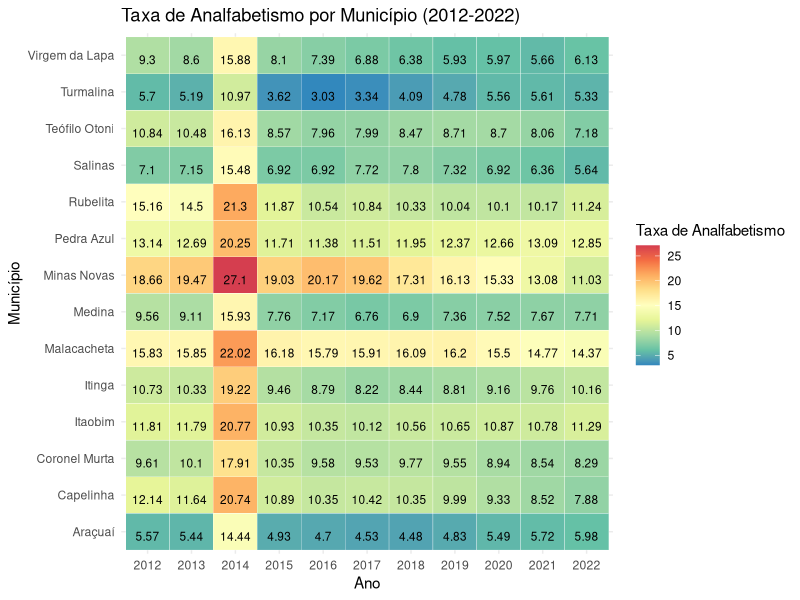
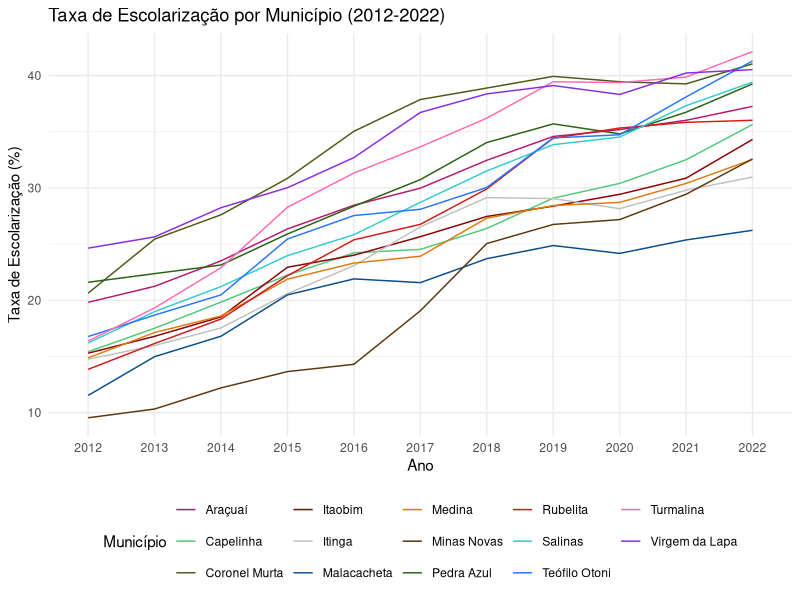
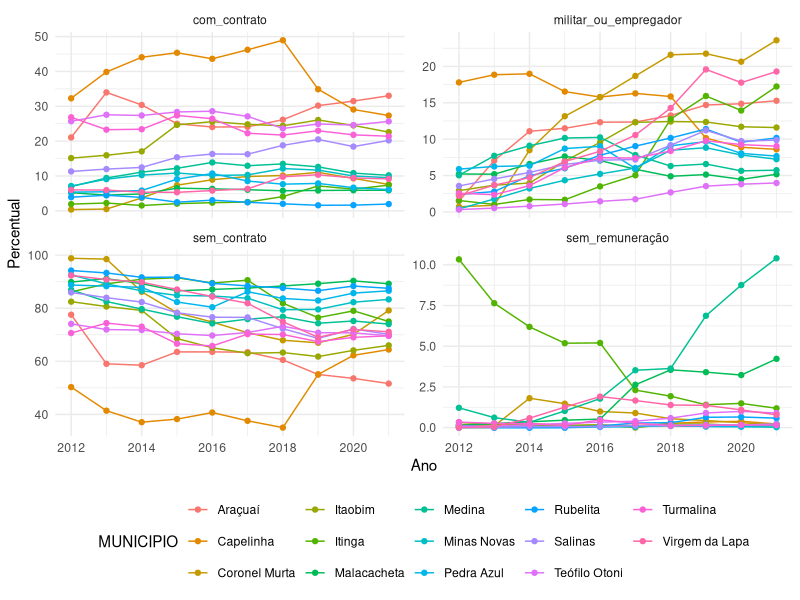
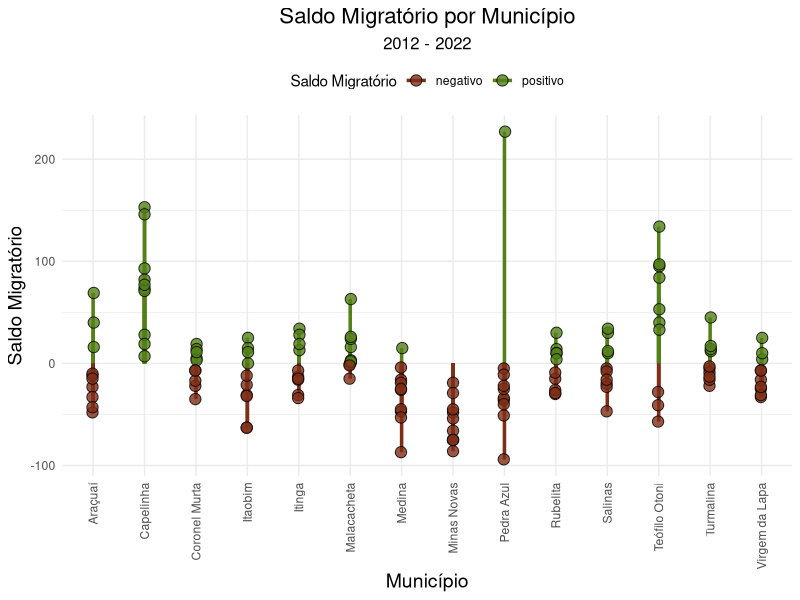
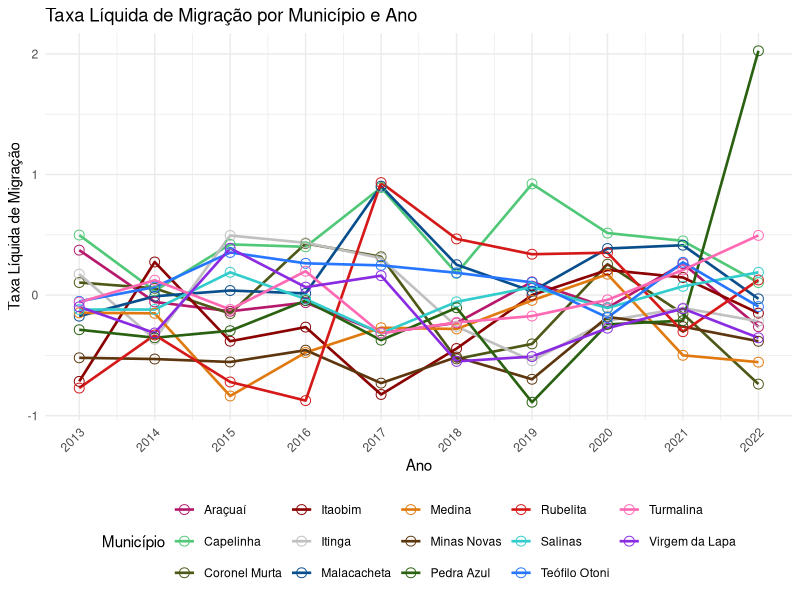

Source code (R) for these figures, in order:
## ---- chunk 1
knitr::opts_chunk$set(echo = FALSE)
Sys.setlocale("LC_ALL", "en_US.UTF-8")

## ---- chunk 2
# Importando os dados
df_analfabetismo <- data.frame(
  IBGE = c(3103405, 3112307, 3119500, 3133303, 3134004, 3139201, 3141405, 3141801, 3148707, 3156502, 3157005, 3168606, 3169703, 3171600),
  MUNICIPIO = c("Araçuaí", "Capelinha", "Coronel Murta", "Itaobim", "Itinga", "Malacacheta", "Medina", "Minas Novas", "Pedra Azul", "Rubelita", "Salinas", "Teófilo Otoni", "Turmalina", "Virgem da Lapa"),
  `2012` = c(5.57, 12.14, 9.61, 11.81, 10.73, 15.83, 9.56, 18.66, 13.14, 15.16, 7.10, 10.84, 5.70, 9.30),
  `2013` = c(5.44, 11.64, 10.10, 11.79, 10.33, 15.85, 9.11, 19.47, 12.69, 14.50, 7.15, 10.48, 5.19, 8.60),
  `2014` = c(14.44, 20.74, 17.91, 20.77, 19.22, 22.02, 15.93, 27.10, 20.25, 21.30, 15.48, 16.13, 10.97, 15.88),
  `2015` = c(4.93, 10.89, 10.35, 10.93, 9.46, 16.18, 7.76, 19.03, 11.71, 11.87, 6.92, 8.57, 3.62, 8.10),
  `2016` = c(4.70, 10.35, 9.58, 10.35, 8.79, 15.79, 7.17, 20.17, 11.38, 10.54, 6.92, 7.96, 3.03, 7.39),
  `2017` = c(4.53, 10.42, 9.53, 10.12, 8.22, 15.91, 6.76, 19.62, 11.51, 10.84, 7.72, 7.99, 3.34, 6.88),
  `2018` = c(4.48, 10.35, 9.77, 10.56, 8.44, 16.09, 6.90, 17.31, 11.95, 10.33, 7.80, 8.47, 4.09, 6.38),
  `2019` = c(4.83, 9.99, 9.55, 10.65, 8.81, 16.20, 7.36, 16.13, 12.37, 10.04, 7.32, 8.71, 4.78, 5.93),
  `2020` = c(5.49, 9.33, 8.94, 10.87, 9.16, 15.50, 7.52, 15.33, 12.66, 10.10, 6.92, 8.70, 5.56, 5.97),
  `2021` = c(5.72, 8.52, 8.54, 10.78, 9.76, 14.77, 7.67, 13.08, 13.09, 10.17, 6.36, 8.06, 5.61, 5.66),
  `2022` = c(5.98, 7.88, 8.29, 11.29, 10.16, 14.37, 7.71, 11.03, 12.85, 11.24, 5.64, 7.18, 5.33, 6.13)
)



## ---- chunk 3
# Carregando os pacotes necessários
library(ggplot2)
library(reshape2)
library(RColorBrewer)


# Transformando o dataframe para o formato longo
df_long <- melt(df_analfabetismo, id.vars = c("IBGE", "MUNICIPIO"), variable.name = "Ano", value.name = "TaxaAnalfabetismo")

# Ajustando os nomes dos anos 
df_long$Ano <- gsub("X", "", df_long$Ano)

# Escolhendo uma paleta de cores
color_palette <- rev(brewer.pal(name = "Spectral", n = 9))

# Criando o mapa de calor
ggplot(df_long, aes(x = Ano, y = MUNICIPIO, fill = TaxaAnalfabetismo)) +
  geom_tile(color = "white") +
  geom_text(aes(label = round(TaxaAnalfabetismo, 2)), vjust = 1, size=3) +
  scale_fill_gradientn(colors = color_palette) +
  theme_minimal() +
  labs(title = "Taxa de Analfabetismo por Município (2012-2022)", x = "Ano", y = "Município", fill = "Taxa de Analfabetismo")


## ---- chunk 4
# Criando o dataframe
tx_escolaricao <- data.frame(
  IBGE = c(3103405, 3112307, 3119500, 3133303, 3134004, 3139201, 3141405, 3141801, 3148707, 3156502, 3157005, 3168606, 3169703, 3171600),
  MUNICIPIO = c("Araçuaí", "Capelinha", "Coronel Murta", "Itaobim", "Itinga", "Malacacheta", "Medina", "Minas Novas", "Pedra Azul", "Rubelita", "Salinas", "Teófilo Otoni", "Turmalina", "Virgem da Lapa"),
  `2012` = c(19.82, 15.42, 20.63, 15.29, 14.75, 11.53, 14.87, 9.54, 21.60, 13.85, 16.20, 16.77, 16.37, 24.64),
  `2013` = c(21.24, 17.51, 25.44, 16.79, 15.97, 14.98, 17.13, 10.32, 22.37, 16.15, 18.99, 18.68, 19.32, 25.64),
  `2014` = c(23.51, 19.84, 27.61, 18.52, 17.54, 16.80, 18.60, 12.20, 23.14, 18.33, 21.22, 20.48, 22.90, 28.24),
  `2015` = c(26.35, 22.24, 30.85, 22.94, 20.59, 20.48, 21.88, 13.65, 25.90, 22.19, 23.97, 25.45, 28.28, 30.02),
  `2016` = c(28.46, 24.22, 35.04, 24.01, 23.08, 21.90, 23.31, 14.30, 28.37, 25.38, 25.84, 27.54, 31.32, 32.70),
  `2017` = c(29.98, 24.53, 37.87, 25.66, 26.53, 21.57, 23.92, 19.06, 30.74, 26.76, 28.72, 28.10, 33.66, 36.72),
  `2018` = c(32.46, 26.39, 38.89, 27.46, 29.14, 23.70, 27.31, 25.05, 34.04, 29.91, 31.51, 30.04, 36.21, 38.37),
  `2019` = c(34.58, 29.09, 39.93, 28.38, 29.05, 24.87, 28.43, 26.75, 35.70, 34.43, 33.85, 34.45, 39.45, 39.11),
  `2020` = c(35.19, 30.40, 39.45, 29.43, 28.15, 24.17, 28.71, 27.18, 34.81, 35.33, 34.53, 34.73, 39.38, 38.32),
  `2021` = c(36.02, 32.51, 39.26, 30.87, 29.80, 25.37, 30.40, 29.44, 36.74, 35.84, 37.32, 38.10, 39.87, 40.23),
  `2022` = c(37.26, 35.65, 41.05, 34.32, 30.97, 26.23, 32.54, 32.58, 39.26, 36.02, 39.42, 41.30, 42.14, 40.53)
)

## ---- chunk 5
# Carregando os pacotes necessários
library(ggplot2)
library(reshape2)
library(RColorBrewer)

# Transformando o dataframe para o formato longo
df_long <- melt(tx_escolaricao, id.vars = c("IBGE", "MUNICIPIO"), variable.name = "Ano", value.name = "TaxaEscolarizacao")

# Ajustando os nomes dos anos 
df_long$Ano <- gsub("X", "", df_long$Ano)

# Definindo as cores manualmente
custom_colors <- c("#b6186b", "#50c878", "#4d5816", "#8b0000", "#c0c0c0", "#084d8c", "#e07a10", "#5d360e", "#296111", "#d51919", "#33cccc", "#2676ff", "#FF69B4", "#8A2BE2")


# Criando o gráfico de linhas
ggplot(df_long, aes(x = Ano, y = TaxaEscolarizacao, group = MUNICIPIO, color = MUNICIPIO)) +
  geom_line() +
  scale_color_manual(values = custom_colors) +
  theme_minimal() +
  labs(title = "Taxa de Escolarização por Município (2012-2022)", x = "Ano", y = "Taxa de Escolarização (%)", color = "Município") +
  theme(legend.position = "bottom")



## ---- chunk 6
# Carregando o pacote ggplot2
library(tidyverse)
library(readxl)
pop_idade_ativa <- read_excel("pop_idade_ativa.xlsx")

pop_idade_ativa_long <- pop_idade_ativa %>%
  gather(key = "Tipo_Trabalho", value = "Percentual", sem_contrato, com_contrato, militar_ou_empregador, sem_remuneração)

# Criando o painel de gráficos
ggplot(pop_idade_ativa_long, aes(x = ano, y = Percentual, group = MUNICIPIO, colour = MUNICIPIO)) +
  geom_line() +
  geom_point() +
  theme_minimal() +
  labs(y = "Percentual", x = "Ano") +
  facet_wrap(~Tipo_Trabalho, scales = "free_y") +
  theme(legend.position = "bottom")

## ---- chunk 7
# Carregando os pacotes necessários
library(ggplot2)
library(dplyr)
library(readxl)
saldo_migratorio <- read_excel("saldo_migratorio.xlsx", 
    sheet = "Planilha2")

# Configuração de cores personalizadas para positivo e negativo
custom_colors_pos_neg <- c("positivo" = "#538017", "negativo" = "#802f17")

# Adicionando uma nova coluna para indicar se o saldo migratório é positivo ou negativo
saldo_migratorio <- saldo_migratorio %>%
  mutate(SaldoTipo = ifelse(SM >= 0, "positivo", "negativo"))

# Criando o gráfico lollipop com transparência nas bolinhas
g <- ggplot(saldo_migratorio, aes(x = Município, y = SM)) +
  geom_segment(aes(xend = Município, yend = 0, color = SaldoTipo), size = 1.2) + # Linhas do gráfico lollipop
  geom_point(aes(fill = SaldoTipo), size = 3.5, shape = 21, position = position_dodge(width = 0.05), color = "black", alpha = 0.8) + # Pontos do gráfico lollipop com transparência
  scale_color_manual(values = custom_colors_pos_neg) +
  scale_fill_manual(values = custom_colors_pos_neg) +
  theme_minimal() +
  theme(axis.text.x = element_text(angle = 90, vjust = 0.5, hjust=1),
        legend.position = "top", # Posicionando a legenda no topo
        plot.title = element_text(hjust = 0.5, size = 16),
        plot.subtitle = element_text(hjust = 0.5, size = 12),
        axis.title = element_text(size = 14)) +
  labs(title = "Saldo Migratório por Município",
       subtitle = "2012 - 2022",
       y = "Saldo Migratório",
       x = "Município") +
  guides(color = guide_legend(title = "Saldo Migratório"), fill = guide_legend(title = "Saldo Migratório"))

# Exibindo o gráfico
print(g)


## ---- chunk 8
# Carregando os pacotes necessários
library(ggplot2)

# Configuração de cores personalizadas
custom_colors <- c("#b6186b", "#50c878", "#4d5816", "#8b0000", "#c0c0c0", 
                   "#084d8c", "#e07a10", "#5d360e", "#296111", "#d51919", 
                   "#33cccc", "#2676ff", "#FF69B4", "#8A2BE2")

# Definindo os anos manualmente para o eixo x
anos <- c(2012, 2013, 2014, 2015, 2016, 2017, 2018, 2019, 2020, 2021, 2022)

# Criando o gráfico de linhas para a taxa líquida de migração com melhor distinção
 ggplot(saldo_migratorio, aes(x = ano, y = TLM, group = Município, colour = Município)) +
  geom_line(size = 0.9) +  # Aumentando a espessura das linhas
  geom_point(size = 3, shape = 21) +  # Adicionando marcadores com bordas
  scale_color_manual(values = custom_colors) +  # Utilizando cores personalizadas
  scale_x_continuous(breaks = anos) +  # Definindo os anos manualmente
  theme_minimal() +
  labs(title = "Taxa Líquida de Migração por Município e Ano",
       y = "Taxa Líquida de Migração",
       x = "Ano") +
  theme(legend.position = "bottom",
        axis.text.x = element_text(angle = 45, hjust = 1)) 


